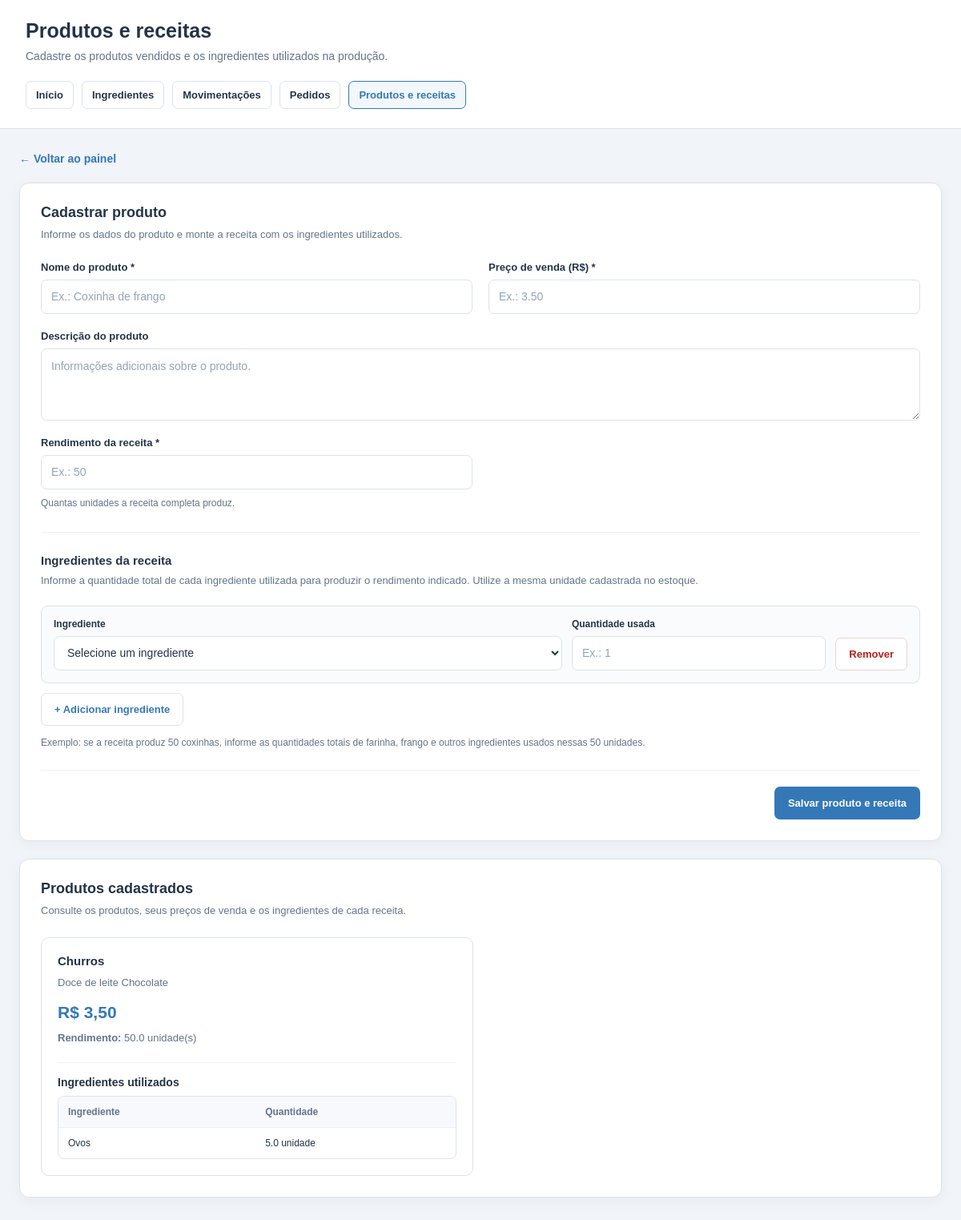
/produtos, run on the app's committed database.
### tables this page shows
CREATE TABLE produtos (
                id INTEGER PRIMARY KEY AUTOINCREMENT,
                nome TEXT NOT NULL,
                descricao TEXT,
                preco_venda REAL NOT NULL DEFAULT 0,
                rendimento REAL NOT NULL DEFAULT 1
            );

CREATE TABLE receita_itens (
                id INTEGER PRIMARY KEY AUTOINCREMENT,
                produto_id INTEGER NOT NULL,
                ingrediente_id INTEGER NOT NULL,
                quantidade REAL NOT NULL,
                FOREIGN KEY (produto_id)
                    REFERENCES produtos(id) ON DELETE CASCADE,
                FOREIGN KEY (ingrediente_id)
                    REFERENCES ingredientes(id),
                UNIQUE (produto_id, ingrediente_id)
            );

CREATE TABLE ingredientes (
                id INTEGER PRIMARY KEY AUTOINCREMENT,
                nome TEXT NOT NULL,
                categoria TEXT NOT NULL,
                quantidade REAL NOT NULL,
                unidade TEXT NOT NULL,
                minimo REAL NOT NULL
            );

### app.py (the view, shortened to what this page needs)
@app.route("/produtos", methods=["GET", "POST"])
def produtos():
    mensagem = ""
    with conectar_banco() as conexao:
        lista_ingredientes = conexao.execute(
            "SELECT * FROM ingredientes ORDER BY nome"
        ).fetchall()
    with conectar_banco() as conexao:
        lista_produtos = conexao.execute(
            "SELECT * FROM produtos ORDER BY nome"
        ).fetchall()
        produtos_com_receitas = []
        for produto in lista_produtos:
            itens = conexao.execute("""
                SELECT receita_itens.quantidade,
                       ingredientes.nome AS ingrediente_nome,
                       ingredientes.unidade AS ingrediente_unidade
                FROM receita_itens
                JOIN ingredientes
                    ON ingredientes.id = receita_itens.ingrediente_id
                WHERE receita_itens.produto_id = ?
                ORDER BY ingredientes.nome
            """, (produto["id"],)).fetchall()
            produtos_com_receitas.append({
                "id": produto["id"],
                "nome": produto["nome"],
                "descricao": produto["descricao"],
                "preco_venda": produto["preco_venda"],
                "rendimento": produto["rendimento"],
                "receita": itens
            })
    return render_template(
        "produtos.html",
        ingredientes=lista_ingredientes,
        produtos=produtos_com_receitas,
        mensagem=mensagem
    )

### app.py (called while the page is built)
def conectar_banco():
    conexao = sqlite3.connect(CAMINHO_BANCO)
    conexao.row_factory = sqlite3.Row
    conexao.execute("PRAGMA foreign_keys = ON")
    return conexao

### templates/produtos.html (shortened to what this page needs)
<!DOCTYPE html>
<html lang="pt-BR">
<head>
</head>
<body>
    <header>
        <div class="cabecalho-conteudo">
            <h1>Produtos e receitas</h1>
            <p>Cadastre os produtos vendidos e os ingredientes utilizados na produção.</p>
            <nav aria-label="Navegação principal">
                <a href="/">Início</a>
                <a href="/ingredientes">Ingredientes</a>
                <a href="/movimentacoes">Movimentações</a>
                <a href="/pedidos">Pedidos</a>
                <a href="/produtos" class="ativo">Produtos e receitas</a>
            </nav>
        </div>
    </header>
    <main>
        <a class="voltar" href="/">← Voltar ao painel</a>
        <section class="painel">
            <div class="painel-cabecalho">
                <h2>Cadastrar produto</h2>
                <p class="descricao-secao">
                    Informe os dados do produto e monte a receita com os ingredientes utilizados.
                </p>
            </div>
            {% if not ingredientes %}
            <div class="aviso">
                Ainda não existem ingredientes cadastrados.
                Cadastre os ingredientes antes de criar uma receita.
                <br><br>
                <a href="/ingredientes">Ir para cadastro de ingredientes</a>
            </div>
            {% else %}
            <form method="POST" action="{{ url_for('produtos') }}">
                <div class="formulario">
                    <div class="campo">
                        <label for="nome">Nome do produto *</label>
                        <input
                            type="text"
                            id="nome"
                            name="nome"
                            required
                            maxlength="150"
                            placeholder="Ex.: Coxinha de frango"
                        >
                    </div>
                    <div class="campo">
                        <label for="preco_venda">Preço de venda (R$) *</label>
                        <input
                            type="number"
                            id="preco_venda"
                            name="preco_venda"
                            min="0"
                            step="0.01"
                            required
                            placeholder="Ex.: 3.50"
                        >
                    </div>
                    <div class="campo completo">
                        <label for="descricao">Descrição do produto</label>
                        <textarea
                            id="descricao"
                            name="descricao"
                            maxlength="1000"
                            placeholder="Informações adicionais sobre o produto."
                        ></textarea>
                    </div>
                    <div class="campo">
                        <label for="rendimento">Rendimento da receita *</label>
                        <input
                            type="number"
                            id="rendimento"
                            name="rendimento"
                            min="0.01"
                            step="0.01"
                            required
                            placeholder="Ex.: 50"
                        >
                        <span class="ajuda">
                            Quantas unidades a receita completa produz.
                        </span>
                    </div>
                </div>
                <hr class="separador">
                <div class="secao-receita">
                    <h3>Ingredientes da receita</h3>
                    <p class="descricao-secao">
                        Informe a quantidade total de cada ingrediente utilizada para produzir
                        o rendimento indicado. Utilize a mesma unidade cadastrada no estoque.
                    </p>
                </div>
                <div id="lista-ingredientes">
                    <div class="ingrediente-linha">
                        <div class="campo">
                            <label>Ingrediente</label>
                            <select name="ingrediente_id">
                                <option value="">Selecione um ingrediente</option>
                            </select>
                        </div>
                        <div class="campo">
                            <label>Quantidade usada</label>
                            <input
                                type="number"
                                name="quantidade_ingrediente"
                                min="0.001"
                                step="0.001"
                                placeholder="Ex.: 1"
                            >
                        </div>
                        <button
                            type="button"
                            class="botao-remover"
                            onclick="removerIngrediente(this)"
                        >
                            Remover
                        </button>
                    </div>
                </div>
                <button
                    type="button"
                    class="botao-secundario"
                    onclick="adicionarIngrediente()"
                >
                    + Adicionar ingrediente
                </button>
                <p class="ajuda" style="margin-top: 12px;">
                    Exemplo: se a receita produz 50 coxinhas, informe as quantidades totais
                    de farinha, frango e outros ingredientes usados nessas 50 unidades.
                </p>
                <div class="acoes-formulario">
                    <button type="submit">Salvar produto e receita</button>
                </div>
            </form>
            {% endif %}
        </section>
        <section class="painel">
            <div class="painel-cabecalho">
                <h2>Produtos cadastrados</h2>
                <p class="descricao-secao">
                    Consulte os produtos, seus preços de venda e os ingredientes de cada receita.
                </p>
            </div>
            {% if produtos %}
            <div class="lista-produtos">
                {% for produto in produtos %}
                <article class="produto">
                    <h3>{{ produto.nome }}</h3>
                    {% if produto.descricao %}
                    <p class="descricao-produto">{{ produto.descricao }}</p>
                    {% endif %}
                    <p class="preco">
                        R$ {{ "%.2f"|format(produto.preco_venda)|replace(".", ",") }}
                    </p>
                    <p class="rendimento">
                        <strong>Rendimento:</strong>
                        {{ produto.rendimento }} unidade(s)
                    </p>
                    <h3 class="subtitulo-receita">Ingredientes utilizados</h3>
                    {% if produto.receita %}
                    <div class="tabela-container">
                        <table>
                            <thead>
                                <tr>
                                    <th>Ingrediente</th>
                                    <th>Quantidade</th>
                                </tr>
                            </thead>
                            <tbody>
                                {% for item in produto.receita %}
                                <tr>
                                    <td>{{ item.ingrediente_nome }}</td>
                                    <td>
                                        {{ item.quantidade }}
                                        {{ item.ingrediente_unidade }}
                                    </td>
                                </tr>
                                {% endfor %}
                            </tbody>
                        </table>
                    </div>
                    {% else %}
                    <p class="vazio">Nenhum ingrediente informado.</p>
                    {% endif %}
                </article>
                {% endfor %}
            </div>
            {% else %}
            <div class="vazio">
                Nenhum produto cadastrado ainda.
                <br>
                Utilize o formulário acima para adicionar o primeiro produto.
            </div>
            {% endif %}
        </section>
    </main>
</body>
</html>

### data on the page
produtos: nome "Churros", descricao "Doce de leite Chocolate", preco_venda "3,50", rendimento "50.0"
receita_itens: ingrediente_nome "Ovos", quantidade "5.0", ingrediente_unidade "unidade"
